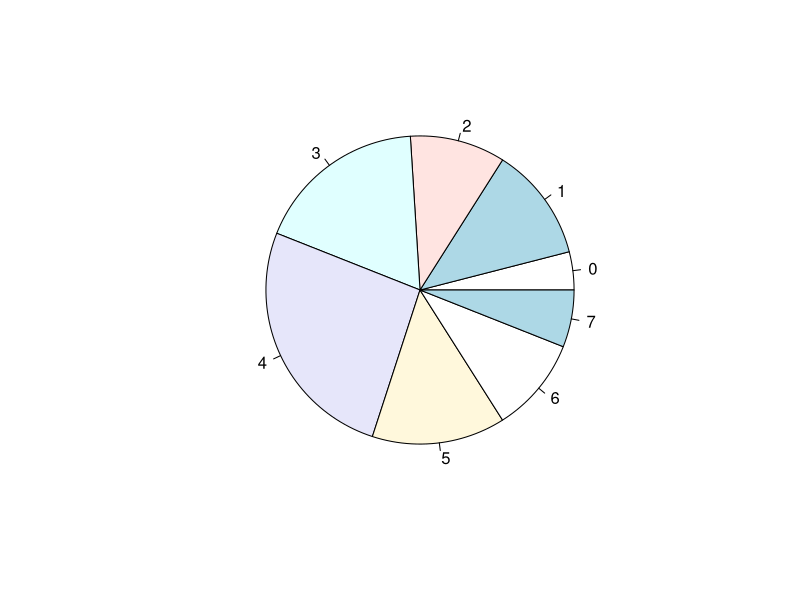
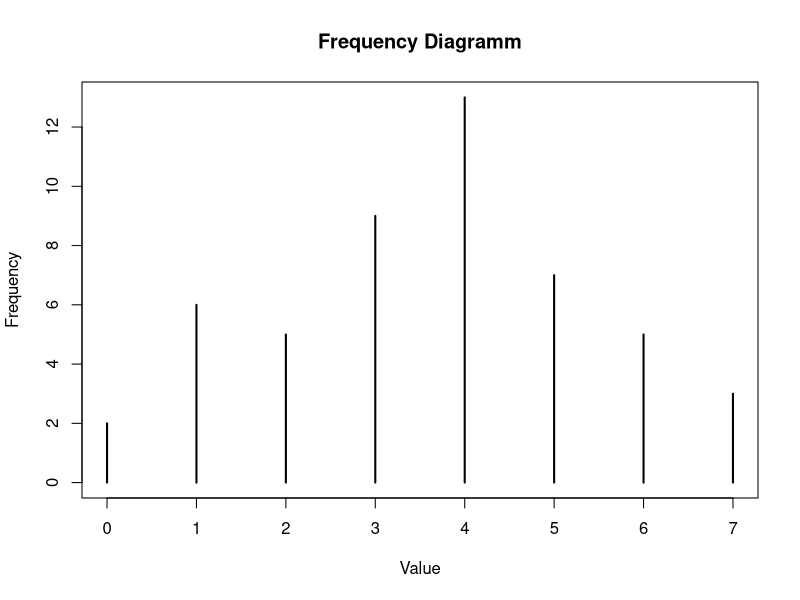
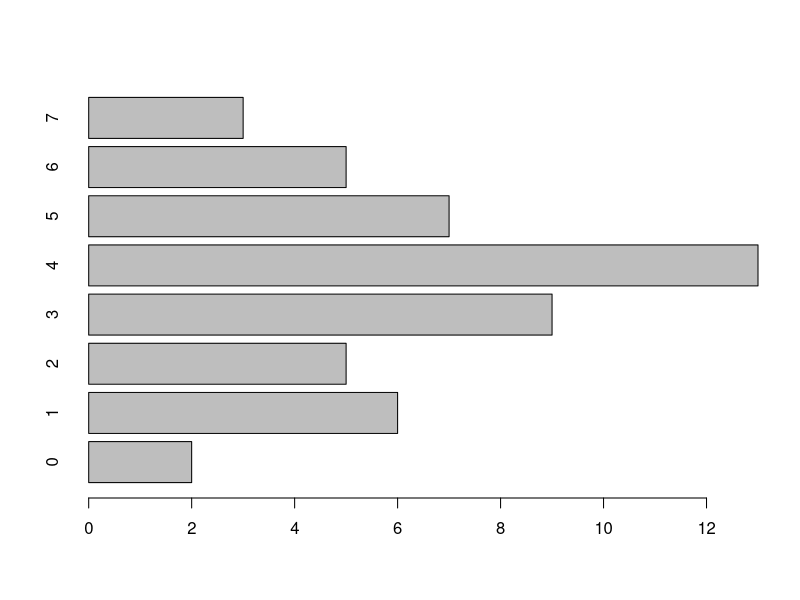

R code for these plots, in order:
################## Aufgabe 1
v <- read.csv("data1.csv", header=TRUE)
Haeuf <- table(v)

png(filename="piechart.png")
pie(Haeuf)

png(filename="frequencydiagramm.png")
plot(Haeuf, main="Frequency Diagramm", xlab="Value", ylab="Frequency")

png(filename="barchart.png")
barplot(Haeuf, horiz=TRUE)

################## Aufgabe 2
# Modalwert
names(which.max(Haeuf))

# Median
if((length(v[,1]) %% 2) == 0) {
  median <-(v[floor(length(v[,1])/2),1]+v[(floor(length(v[,1])/2))+1,1]) * 0.5
} else {
  median <- v[length(v[,1])/2,1]
}
median

# 1/5-Quantil
quantile(v[,1], probs = 0.2)

# Arithmetisches Mittel
mean(v[,1])

# Spannweite
max(v[,1]) - min(v[,1])

# Interquartilbereich
quantile(v[,1], probs = 0.75) - quantile(v[,1], probs = 0.25)

# Varianz
var(v[,1])

# Standardabweichung
sqrt(var(v[,1]))

################## Aufgabe 3
v <- read.csv("data2.csv", header=TRUE)
cor(v[,1], v[,2])